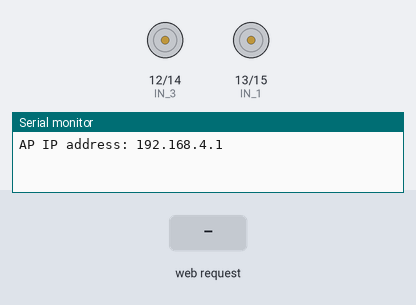
Bench run of a sketch on a simulated ESP8266 (NodeMCU). Parts: motor-driver pin pairs drawn as motors (green arrow = first pin HIGH = forward, orange = second pin HIGH = backward, longer = more drive), the last lines printed to the serial monitor. The test bench sets the inputs (shaded band).

Above: at 1.2 s.
1.3 s: HTTP request GET /?State=F received
At 2.5 s:
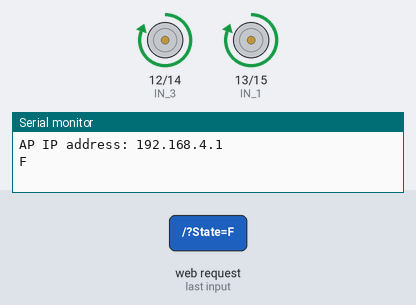
2.8 s: HTTP request GET /?State=B received
At 3.6 s:
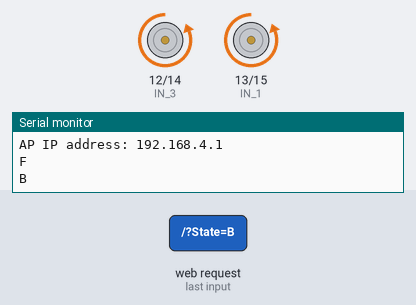
4.3 s: HTTP request GET /?State=L received
At 4.8 s:
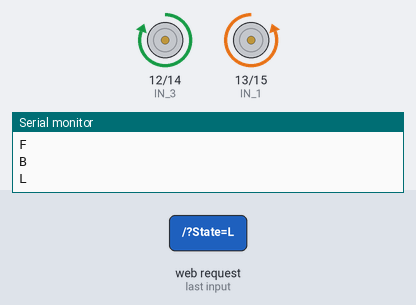
5.8 s: HTTP request GET /?State=R received
At 7.1 s:
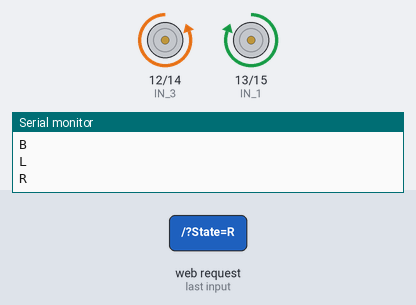
Timing chart, 0 to 8.3 s (numbered marks = the images above; inputs shaded):
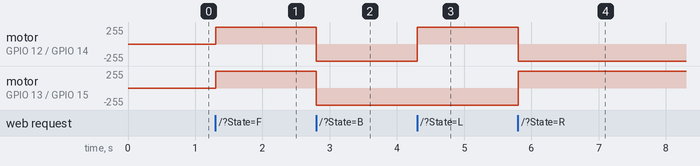

Measured:
- after the input at 1.3 s, motor on GPIO 12 (IN_3) / GPIO 14 (IN_4), motor on GPIO 13 (IN_1) / GPIO 15 (IN_2): stopped → forward 255/255 at once
- after the input at 2.8 s, motor on GPIO 12 (IN_3) / GPIO 14 (IN_4), motor on GPIO 13 (IN_1) / GPIO 15 (IN_2): forward 255/255 → backward 255/255 at once
- after the input at 4.3 s, motor on GPIO 12 (IN_3) / GPIO 14 (IN_4): backward 255/255 → forward 255/255 at once
- after the input at 5.8 s, motor on GPIO 12 (IN_3) / GPIO 14 (IN_4): forward 255/255 → backward 255/255 at once; motor on GPIO 13 (IN_1) / GPIO 15 (IN_2): backward 255/255 → forward 255/255 at once

The sketch:

WiFi_Car-AP.ino
```cpp
#define IN_1  13          // L298N in1 motors Rightx          GPIO15(D8)
#define IN_2  15          // L298N in2 motors Right           GPIO13(D7)
#define IN_3  12           // L298N in3 motors Left            GPIO2(D4)
#define IN_4  14           // L298N in4 motors Left            GPIO0(D3)

#include <ESP8266WiFi.h>
#include <WiFiClient.h>
#include <ESP8266WebServer.h>

String command;             //String to store app command state.
int speedCar = 1023;         // 400 - 1023.
int speed_Coeff = 3;

const char* ssid = "Robot";
ESP8266WebServer server(80);

void setup() {
 pinMode(IN_1, OUTPUT);
 pinMode(IN_2, OUTPUT);
 pinMode(IN_3, OUTPUT);
 pinMode(IN_4, OUTPUT);

  Serial.begin(115200);

// Connecting WiFi

  WiFi.mode(WIFI_AP);
  WiFi.softAP(ssid);

  IPAddress myIP = WiFi.softAPIP();
  Serial.print("AP IP address: ");
  Serial.println(myIP);

 // Starting WEB-server
     server.on ( "/", HTTP_handleRoot );
     server.onNotFound ( HTTP_handleRoot );
     server.begin();
}

void goAhead(){

      analogWrite(IN_1, speedCar);
      analogWrite(IN_2, 0);

      analogWrite(IN_3, speedCar);
      analogWrite(IN_4, 0);
  }

void goBack(){

      analogWrite(IN_1, 0);
      analogWrite(IN_2, speedCar);

      analogWrite(IN_3, 0);
      analogWrite(IN_4, speedCar);
  }

void goRight(){

      analogWrite(IN_1, speedCar);
      analogWrite(IN_2, 0);

      analogWrite(IN_3, 0);
      analogWrite(IN_4, speedCar);
  }

void goLeft(){

      analogWrite(IN_1, 0);
      analogWrite(IN_2, speedCar);

      analogWrite(IN_3, speedCar);
      analogWrite(IN_4, 0);
  }

void goAheadRight(){

      analogWrite(IN_1, speedCar/speed_Coeff);
      analogWrite(IN_2, 0);

      analogWrite(IN_3, speedCar);
      analogWrite(IN_4, 0);
   }

void goAheadLeft(){

      analogWrite(IN_1, speedCar);
      analogWrite(IN_2, 0);

      analogWrite(IN_3, speedCar/speed_Coeff);
      analogWrite(IN_4, 0);
  }

void goBackRight(){

      analogWrite(IN_1, 0);
      analogWrite(IN_2, speedCar/speed_Coeff);

      analogWrite(IN_3, 0);
      analogWrite(IN_4, speedCar);
  }

void goBackLeft(){

      analogWrite(IN_1, 0);
      analogWrite(IN_2, speedCar);

      analogWrite(IN_3, 0);
      analogWrite(IN_4, speedCar/speed_Coeff);
  }

void stopRobot(){

      analogWrite(IN_1, 0);
      analogWrite(IN_2, 0);

      analogWrite(IN_3, 0);
      analogWrite(IN_4, 0);
 }

void loop() {
    server.handleClient();

      command = server.arg("State");
      if (command == "F") goAhead();
      else if (command == "B") goBack();
      else if (command == "L") goLeft();
      else if (command == "R") goRight();
      else if (command == "I") goAheadRight();
      else if (command == "G") goAheadLeft();
      else if (command == "J") goBackRight();
      else if (command == "H") goBackLeft();
      else if (command == "0") speedCar = 400;
      else if (command == "1") speedCar = 470;
      else if (command == "2") speedCar = 540;
      else if (command == "3") speedCar = 610;
      else if (command == "4") speedCar = 680;
      else if (command == "5") speedCar = 750;
      else if (command == "6") speedCar = 820;
      else if (command == "7") speedCar = 890;
      else if (command == "8") speedCar = 960;
      else if (command == "9") speedCar = 1023;
      else if (command == "S") stopRobot();
}

void HTTP_handleRoot(void) {

if( server.hasArg("State") ){
       Serial.println(server.arg("State"));
  }
  server.send ( 200, "text/html", "" );
  delay(1);
}
```
